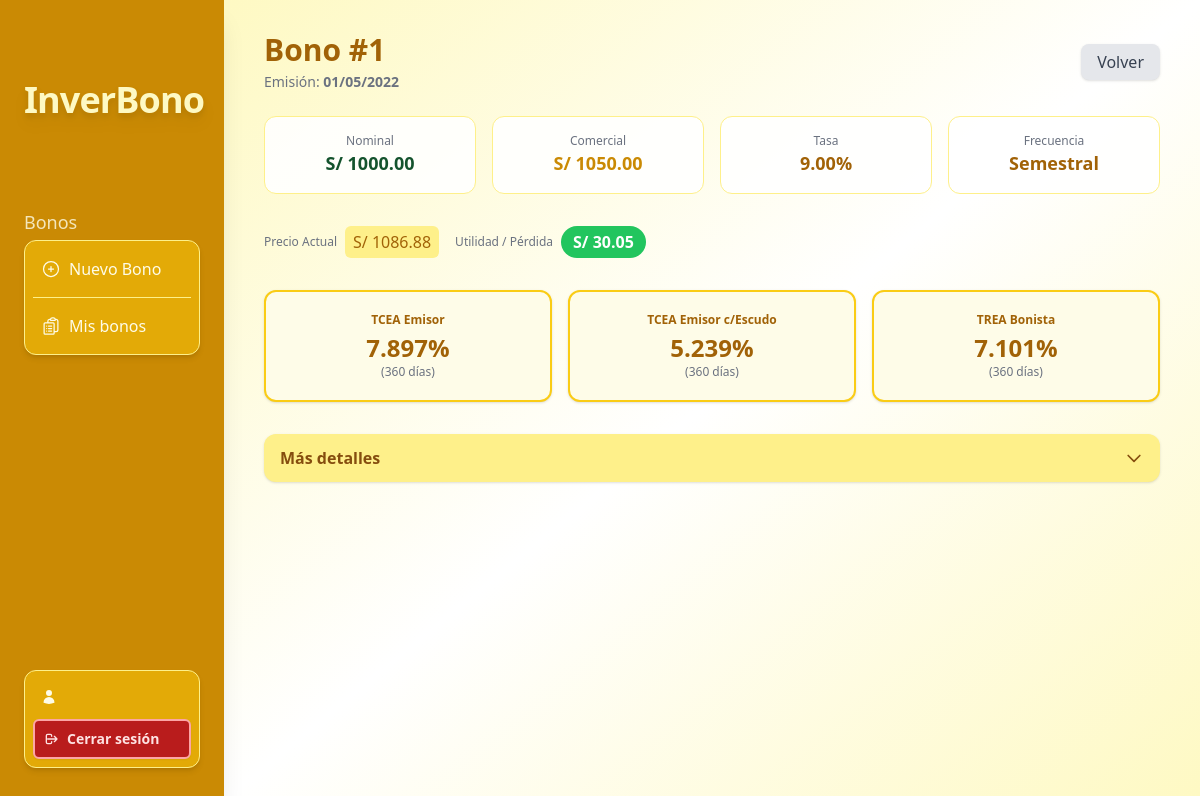
/bonds/5/, run on the app's committed database.
### bonds/models.py (models this page shows, shortened)
class Bond(models.Model):
    name = models.CharField(max_length=100, default="Bono #1")
    nominal_value = models.DecimalField(max_digits=20, decimal_places=2)
    commercial_value = models.DecimalField(max_digits=20, decimal_places=2)
    issue_date = models.DateField()
    years_number = models.DecimalField(max_digits=4, decimal_places=2)
    coupon_frequency = models.CharField(max_length=20, choices=[
        ('diaria', 'Diaria'),
        ('semanal', 'Semanal'),
        ('quincenal', 'Quincenal'),
        ('mensual', 'Mensual'),
        ('bimestral', 'Bimestral'),
        ('trimestral', 'Trimestral'),
        ('cuatrimestral', 'Cuatrimestral'),
        ('semestral', 'Semestral'),
        ('anual', 'Anual'),
    ])
    interest_rate_type = models.CharField(max_length=10, choices=[
        ('efectiva', 'Efectiva'),
        ('nominal', 'Nominal'),
    ])
    capitalization = models.CharField(max_length=20, choices=[
        ('diaria', 'Diaria'),
        ('semanal', 'Semanal'),
        ('quincenal', 'Quincenal'),
        ('mensual', 'Mensual'),
        ('bimestral', 'Bimestral'),
        ('trimestral', 'Trimestral'),
        ('cuatrimestral', 'Cuatrimestral'),
        ('semestral', 'Semestral'),
        ('anual', 'Anual'),
    ])
    interest_rate = models.DecimalField(max_digits=5, decimal_places=2)
    annual_discount_rate = models.DecimalField(max_digits=5, decimal_places=2)
    income_tax = models.DecimalField(max_digits=5, decimal_places=2)
    premium_percentage = models.DecimalField(max_digits=5, decimal_places=2, null=True, blank=True, default=0)
    structuring_percentage = models.DecimalField(max_digits=5, decimal_places=2, null=True, blank=True, default=0)
    placement_percentage = models.DecimalField(max_digits=5, decimal_places=2, null=True, blank=True, default=0)
    float_percentage = models.DecimalField(max_digits=5, decimal_places=2, null=True, blank=True, default=0)
    cavali_percentage = models.DecimalField(max_digits=5, decimal_places=2, null=True, blank=True, default=0)
    structuring_type = models.CharField(max_length=10, choices=[('emisor', 'Emisor'), ('bonista', 'Bonista'), ('ambos', 'Ambos')], default='emisor')
    placement_type = models.CharField(max_length=10, choices=[('emisor', 'Emisor'), ('bonista', 'Bonista'), ('ambos', 'Ambos')], default='emisor')
    float_type = models.CharField(max_length=10, choices=[('emisor', 'Emisor'), ('bonista', 'Bonista'), ('ambos', 'Ambos')], default='emisor')
    cavali_type = models.CharField(max_length=10, choices=[('emisor', 'Emisor'), ('bonista', 'Bonista'), ('ambos', 'Ambos')], default='emisor')
    tcea_emisor = models.DecimalField(max_digits=10, decimal_places=5, null=True, blank=True)
    tcea_emisor_escudo = models.DecimalField(max_digits=10, decimal_places=5, null=True, blank=True)
    trea_bonista = models.DecimalField(max_digits=10, decimal_places=5, null=True, blank=True)
    duracion = models.DecimalField(max_digits=10, decimal_places=4, null=True, blank=True)
    convexidad = models.DecimalField(max_digits=10, decimal_places=4, null=True, blank=True)
    total = models.DecimalField(max_digits=10, decimal_places=4, null=True, blank=True)
    duracion_modificada = models.DecimalField(max_digits=10, decimal_places=4, null=True, blank=True)
    precio_actual = models.DecimalField(max_digits=20, decimal_places=2, null=True, blank=True)
    utilidad = models.DecimalField(max_digits=20, decimal_places=2, null=True, blank=True)
    issuer_initial_cost = models.DecimalField(max_digits=20, decimal_places=2, null=True, blank=True)
    bondholder_initial_cost = models.DecimalField(max_digits=20, decimal_places=2, null=True, blank=True)
    cok = models.DecimalField(max_digits=10, decimal_places=5, null=True, blank=True)
    effective_annual_rate = models.DecimalField(max_digits=10, decimal_places=5, null=True, blank=True)
    effective_coupon_rate = models.DecimalField(max_digits=10, decimal_places=5, null=True, blank=True)
    capitalization_days = models.IntegerField(null=True, blank=True)
    total_periods = models.IntegerField(null=True, blank=True)
    coupon_frequency_days = models.IntegerField(null=True, blank=True)
    periods_per_year = models.DecimalField(max_digits=10, decimal_places=4, null=True, blank=True)

### bonds/views.py (the view)
# urls.py: path('<int:pk>/', views.bond_detail, name='detail'),
def bond_detail(request, pk):
    bond = get_object_or_404(Bond, pk=pk)
    return render(request, 'bonds/detail.html', {'bond': bond})

### bonds/templatetags/bond_extras.py (called while the page is built)
@register.filter
def mul(value, arg):
    try:
        return float(value) * float(arg)
    except (ValueError, TypeError):
        return ''

### bonds/templates/bonds/detail.html (shortened to what this page needs)
{% extends "base.html" %}
{% load bond_extras %}
{% block content %}
{% include "_sidebar.html" %}
<main class="ml-56 min-h-screen p-8 bg-gradient-to-br from-yellow-100 via-white to-yellow-100">
  <div class="max-w-4xl mx-auto">
    <div class="flex items-center justify-between mb-6">
      <div>
        <h2 class="text-3xl font-extrabold text-yellow-700">{{ bond.name }}</h2>
        <p class="text-gray-500 text-sm mt-1">Emisión: <span class="font-semibold">{{ bond.issue_date|date:'d/m/Y' }}</span></p>
      </div>
      <div class="flex gap-2">
        <a href="{% url 'dashboard' %}" class="px-4 py-1.5 rounded-lg bg-gray-200 hover:bg-gray-300 text-gray-700 shadow transition">Volver</a>
      </div>
    </div>
    <div class="grid grid-cols-2 md:grid-cols-4 gap-4 mb-8">
      <div class="bg-white/90 border border-yellow-200 rounded-xl p-4 flex flex-col items-center">
        <span class="text-xs text-gray-500">Nominal</span>
        <span class="text-lg font-bold text-green-900">S/ {{ bond.nominal_value|floatformat:2 }}</span>
      </div>
      <div class="bg-white/90 border border-yellow-200 rounded-xl p-4 flex flex-col items-center">
        <span class="text-xs text-gray-500">Comercial</span>
        <span class="text-lg font-bold text-yellow-600">S/ {{ bond.commercial_value|floatformat:2 }}</span>
      </div>
      <div class="bg-white/90 border border-yellow-200 rounded-xl p-4 flex flex-col items-center">
        <span class="text-xs text-gray-500">Tasa</span>
        <span class="text-lg font-bold text-yellow-700">{{ bond.interest_rate }}%</span>
      </div>
      <div class="bg-white/90 border border-yellow-200 rounded-xl p-4 flex flex-col items-center">
        <span class="text-xs text-gray-500">Frecuencia</span>
        <span class="text-lg font-bold text-yellow-700">{{ bond.get_coupon_frequency_display }}</span>
      </div>
    </div>
    <div class="flex gap-4 mb-8">
      <div class="flex items-center gap-2">
        <span class="text-xs text-gray-500">Precio Actual</span>
        <span class="px-2 py-1 rounded-md font-medium bg-yellow-200 text-yellow-700">S/ {{ bond.precio_actual|floatformat:2 }}</span>
      </div>
      <div class="flex items-center gap-2">
        <span class="text-xs text-gray-500">Utilidad / Pérdida</span>
        <span class="px-3 py-1 rounded-full font-bold text-white bg-green-500">S/ {{ bond.utilidad|floatformat:2 }}</span>
      </div>
    </div>
    <div class="grid grid-cols-1 md:grid-cols-3 gap-4 mb-8">
      <div class="bg-yellow-50 border-2 border-yellow-400 rounded-xl p-5 flex flex-col items-center shadow">
        <span class="text-xs text-yellow-700 font-semibold mb-1">TCEA Emisor</span>
        <span class="text-2xl font-extrabold text-yellow-700">{{ bond.tcea_emisor|mul:100 }}%</span>
        <span class="text-xs text-gray-500">(360 días)</span>
      </div>
      <div class="bg-yellow-50 border-2 border-yellow-400 rounded-xl p-5 flex flex-col items-center shadow">
        <span class="text-xs text-yellow-700 font-semibold mb-1">TCEA Emisor c/Escudo</span>
        <span class="text-2xl font-extrabold text-yellow-700">{{ bond.tcea_emisor_escudo|mul:100 }}%</span>
        <span class="text-xs text-gray-500">(360 días)</span>
      </div>
      <div class="bg-yellow-50 border-2 border-yellow-400 rounded-xl p-5 flex flex-col items-center shadow">
        <span class="text-xs text-yellow-700 font-semibold mb-1">TREA Bonista</span>
        <span class="text-2xl font-extrabold text-yellow-700">{{ bond.trea_bonista|mul:100 }}%</span>
        <span class="text-xs text-gray-500">(360 días)</span>
      </div>
    </div>
    <div class="mb-8">
      <button id="ratios-toggle" type="button" class="w-full flex items-center justify-between px-4 py-3 bg-yellow-200 hover:bg-yellow-300 rounded-xl font-bold text-yellow-800 shadow transition">
        Más detalles
        <svg id="ratios-arrow" class="w-5 h-5 transition-transform" fill="none" stroke="currentColor" viewBox="0 0 24 24"><path stroke-linecap="round" stroke-linejoin="round" stroke-width="2" d="M19 9l-7 7-7-7"/></svg>
      </button>
    </div>
  </div>
</main>
{% endblock %}

### data on the page
Bond: name "Bono #1", issue_date "01/05/2022", nominal_value "1000.00", commercial_value "1050.00", interest_rate "9.00", coupon_frequency "Semestral", precio_actual "1086.88", utilidad "30.05", tcea_emisor|mul "7.897", tcea_emisor_escudo|mul "5.239", trea_bonista|mul "7.101"
